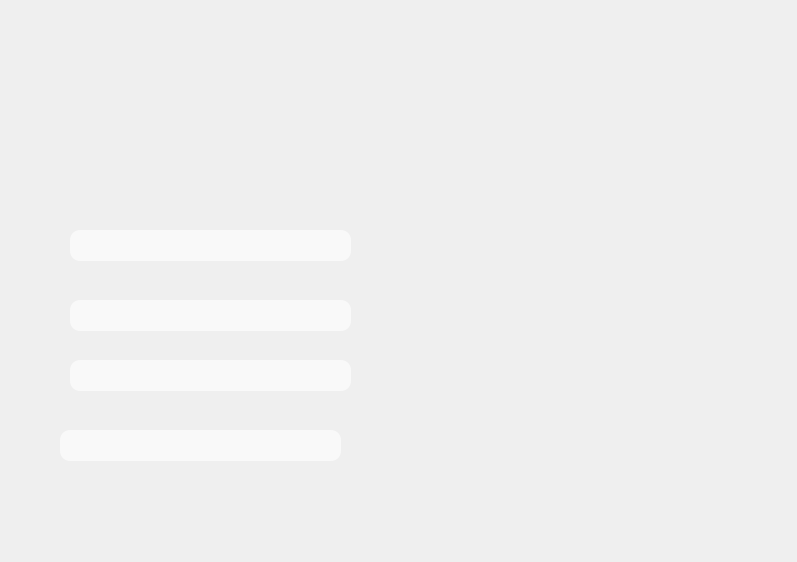
<?xml version="1.0" encoding="UTF-8"?>
<ui version="4.0">
 <class>Add_restaurant</class>
 <widget class="QDialog" name="Add_restaurant">
  <property name="geometry">
   <rect>
    <x>0</x>
    <y>0</y>
    <width>797</width>
    <height>562</height>
   </rect>
  </property>
  <property name="maximumSize">
   <size>
    <width>1178</width>
    <height>780</height>
   </size>
  </property>
  <property name="windowTitle">
   <string>Dialog</string>
  </property>
  <property name="styleSheet">
   <string notr="true">background-image:url(:create_restauant_v4.png);
background-repeat:none;</string>
  </property>
  <widget class="QLineEdit" name="lineEdit_id">
   <property name="geometry">
    <rect>
     <x>70</x>
     <y>230</y>
     <width>281</width>
     <height>31</height>
    </rect>
   </property>
   <property name="styleSheet">
    <string notr="true">background: #f9f9f9;
border-radius: 10px;
color:&quot;dark&quot;
</string>
   </property>
  </widget>
  <widget class="QLineEdit" name="lineEdit_places">
   <property name="geometry">
    <rect>
     <x>70</x>
     <y>300</y>
     <width>281</width>
     <height>31</height>
    </rect>
   </property>
   <property name="styleSheet">
    <string notr="true">background: #f9f9f9;
border-radius: 10px;
color:&quot;dark&quot;;</string>
   </property>
   <property name="inputMethodHints">
    <set>Qt::ImhDigitsOnly</set>
   </property>
  </widget>
  <widget class="QLineEdit" name="lineEdit_employes">
   <property name="geometry">
    <rect>
     <x>70</x>
     <y>360</y>
     <width>281</width>
     <height>31</height>
    </rect>
   </property>
   <property name="styleSheet">
    <string notr="true">background: #f9f9f9;
border-radius: 10px;
color:&quot;dark&quot;</string>
   </property>
  </widget>
  <widget class="QPushButton" name="Cancel">
   <property name="geometry">
    <rect>
     <x>470</x>
     <y>650</y>
     <width>111</width>
     <height>41</height>
    </rect>
   </property>
   <property name="styleSheet">
    <string notr="true">
#Cancel{
border: transparent;
border-radius: 20px;
background: transparent;

}

#Cancel:hover{
background:rgba(192, 57, 43, 0.2);

}</string>
   </property>
   <property name="text">
    <string/>
   </property>
  </widget>
  <widget class="QLineEdit" name="lineEdit_menu">
   <property name="geometry">
    <rect>
     <x>60</x>
     <y>430</y>
     <width>281</width>
     <height>31</height>
    </rect>
   </property>
   <property name="styleSheet">
    <string notr="true">background: #f9f9f9;
border-radius: 10px;
color:&quot;dark&quot;</string>
   </property>
  </widget>
  <widget class="QPushButton" name="send">
   <property name="geometry">
    <rect>
     <x>230</x>
     <y>490</y>
     <width>121</width>
     <height>41</height>
    </rect>
   </property>
   <property name="styleSheet">
    <string notr="true">#send{
border: transparent;
border-radius: 20px;
background: transparent;

}

#send:hover{
background:rgba(46, 204, 113, 0.2);

}</string>
   </property>
   <property name="text">
    <string/>
   </property>
  </widget>
  <widget class="QTableView" name="table">
   <property name="geometry">
    <rect>
     <x>420</x>
     <y>150</y>
     <width>331</width>
     <height>371</height>
    </rect>
   </property>
   <property name="styleSheet">
    <string notr="true">background:transparent;
border:transparent;</string>
   </property>
  </widget>
  <widget class="QPushButton" name="cancel">
   <property name="geometry">
    <rect>
     <x>80</x>
     <y>490</y>
     <width>121</width>
     <height>41</height>
    </rect>
   </property>
   <property name="styleSheet">
    <string notr="true">#cancel{
border: transparent;
border-radius: 20px;
background: transparent;

}

#cancel:hover{
background:rgba(46, 204, 113, 0.2);

}</string>
   </property>
   <property name="text">
    <string/>
   </property>
  </widget>
 </widget>
 <resources/>
 <connections/>
</ui>
